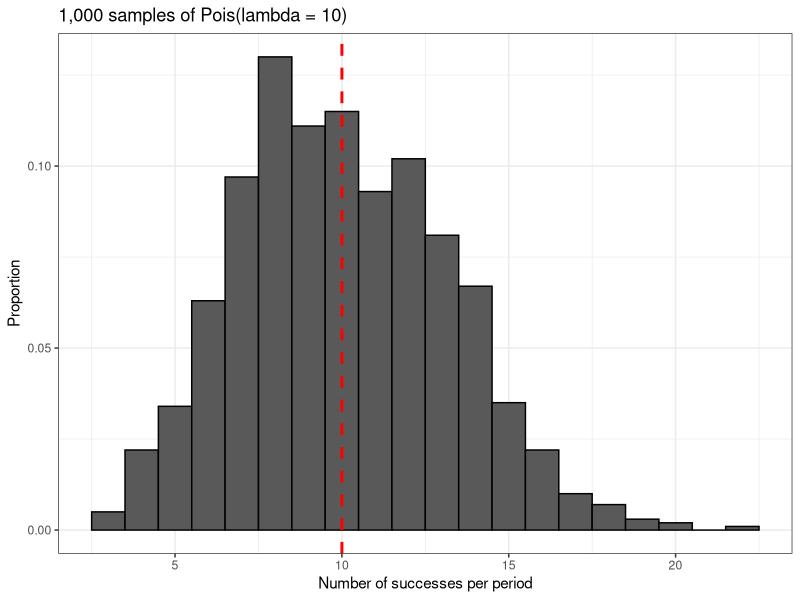

Source code (R):
# print(rpois(1,10))

# Ex1
library(dplyr)
library(ggplot2)

set.seed(2)

poisson_data <- data.frame('data' = rpois(1000, 10))

result <- poisson_data %>% ggplot() + geom_histogram(aes(x = data, y = stat(count / sum(count))), color = 'black', binwidth = 1) + geom_vline(xintercept = 10, size = 1, linetype = 'dashed', color = 'red') + theme_bw() + labs(x = 'Number of successes per period', y = 'Proportion', title = '1,000 samples of Pois(lambda = 10)')
print(result)

# Ex2

print(dpois(6, 4.5))
